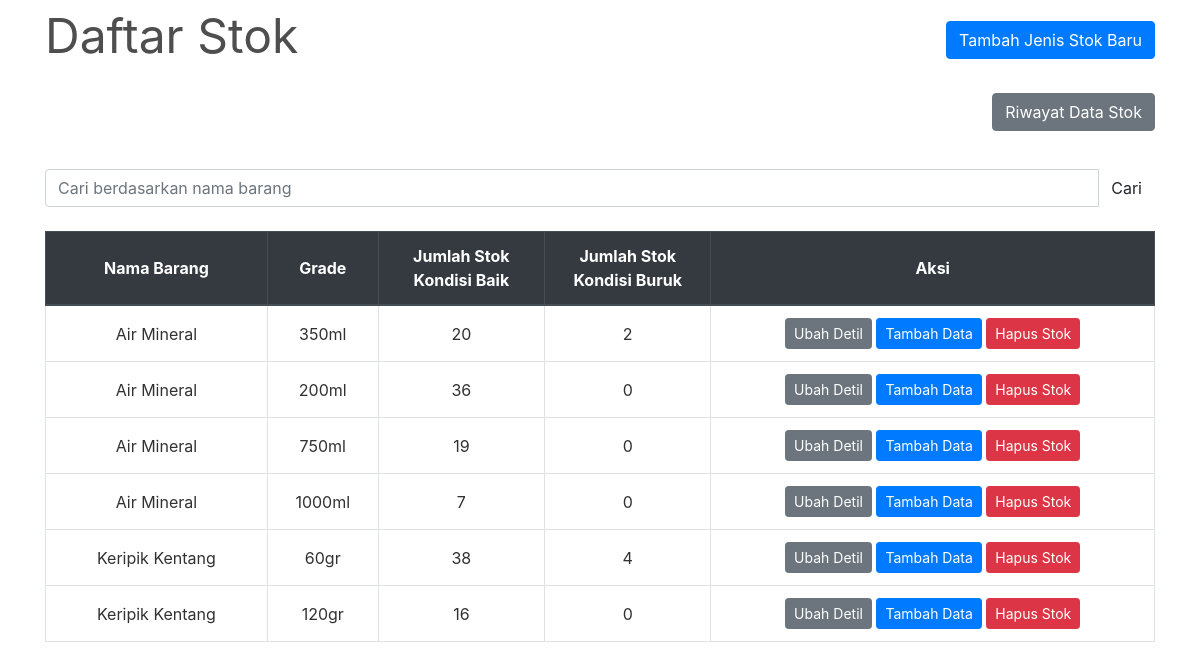
Screenshot of /inventory/ with the database file from the repository.
### inventory/models.py (models this page shows, shortened)
class Stock(models.Model):
    id = models.AutoField(primary_key=True)
    name = models.CharField(max_length=30)
    grade = models.CharField(max_length=30)
    good_qty = models.IntegerField(default=0)
    bad_qty = models.IntegerField(default=0)
    is_deleted = models.BooleanField(default=False)
    class Meta:
        ordering = [Lower("name")]

### inventory/views.py (the view)
# urls.py: path('', views.StockListView.as_view(), name='inventory'),
class StockListView(FilterView):
    filterset_class = StockFilter
    queryset = Stock.objects.filter(is_deleted=False)
    template_name = 'inventory.html'
    paginate_by = 10

### inventory/templates/inventory.html (shortened to what this page needs)
{% extends "base.html" %}
{% load widget_tweaks %}
{% block content %}
    <div class="row" style="color: #4e4e4e; font-style: bold; font-size: 3rem; ">
        <div class="col-md-8">Daftar Stok</div>
        <div class="col-md-4">
            <div style="float:right;"> <a class="btn btn-primary" href="{% url 'new-stock' %}">Tambah Jenis Stok Baru</a> </div>
			<div style="float:right;"> <a class="btn btn-secondary" href="{% url 'history' %}">Riwayat Data Stok</a> </div>
        </div>
    </div>
    <div style="border-bottom: 1px solid white;"></div>
    <br>
    <table class="table table-css table-bordered table-hover">
        <form method="get">
            <div class="input-group search">
                {% render_field filter.form.name class="form-control textinput" placeholder="Cari berdasarkan nama barang" %}
                <div class="input-group-append">
                   <button type="submit" class="btn btn-blue"> Cari </button>
                </div>
            </div>
        </form>
        <br>
        <thead class="thead-dark align-middle">
            <tr>
                <th style="vertical-align:middle" width="20%">Nama Barang</th>
				<th style="vertical-align:middle" width="10%">Grade</th>
                <th style="vertical-align:middle" width="15%">Jumlah Stok Kondisi Baik</th>
				<th style="vertical-align:middle" width="15%">Jumlah Stok Kondisi Buruk</th>
                <th style="vertical-align:middle" width="40%">Aksi</th>
            </tr>
        </thead>
{% if object_list %}
        <tbody>
            {% for stock in object_list %}
                <tr>
                    <td class="align-middle">
                        {{ stock.name }}
                    </td>
					<td class="align-middle">
                        {{ stock.grade }}
                    </td>
                    <td class="align-middle">{{ stock.good_qty }}</td>
					<td class="align-middle">{{ stock.bad_qty }}</td>
                    <td class="align-middle">
                        <a href="{% url 'edit-stock' stock.pk %}" class="btn btn-secondary btn-sm">Ubah Detil</a>
						<a href="{% url 'update-stock' stock.pk %}" class="btn btn-primary btn-sm">Tambah Data</a>
                        <a href="{% url 'delete-stock' stock.pk %}" class="btn btn-danger btn-sm"> Hapus Stok </a>
                    </td>
                </tr>
            {% endfor %}
        </tbody>
    </table>
{% else %}
        <tbody></tbody>
    </table>
    <br><br><br><br><br><br><br><br>
    <div style="color: #575757; font-style: bold; font-size: 1.5rem; text-align: center;">Daftar Jenis Stok masih kosong. Silahkan menambahkan jenis stok baru.</div>
{% endif %}
{% endblock content %}

### homepage/static/css/main.css (style rules this page uses)
body, html { height: 100%; }
a { color: #55b159; }
.table-css { color: #313131; }
.align-middle { text-align: center; }
.textinput { background-color: #ffffff; color: black; }

### rows the page displays
Stock: name "Air Mineral", grade "350ml", good_qty "20", bad_qty "2"
Stock: name "Air Mineral", grade "200ml", good_qty "36", bad_qty "0"
Stock: name "Air Mineral", grade "750ml", good_qty "19", bad_qty "0"
Stock: name "Air Mineral", grade "1000ml", good_qty "7", bad_qty "0"
Stock: name "Keripik Kentang", grade "60gr", good_qty "38", bad_qty "4"
Stock: name "Keripik Kentang", grade "120gr", good_qty "16", bad_qty "0"
